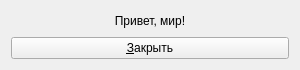
<?xml version="1.0" encoding="UTF-8"?>
<ui version="4.0">
 <class>MyForm</class>
 <widget class="QWidget" name="MyForm">
  <property name="geometry">
   <rect>
    <x>0</x>
    <y>0</y>
    <width>300</width>
    <height>70</height>
   </rect>
  </property>
  <property name="windowTitle">
   <string>Первая форма</string>
  </property>
  <layout class="QHBoxLayout" name="horizontalLayout">
   <item>
    <layout class="QVBoxLayout" name="verticalLayout">
     <item>
      <widget class="QLabel" name="label">
       <property name="text">
        <string>Привет, мир!</string>
       </property>
       <property name="alignment">
        <set>Qt::AlignCenter</set>
       </property>
      </widget>
     </item>
     <item>
      <widget class="QPushButton" name="btnQuit">
       <property name="text">
        <string>&amp;Закрыть</string>
       </property>
      </widget>
     </item>
    </layout>
   </item>
  </layout>
 </widget>
 <resources/>
 <connections/>
</ui>
